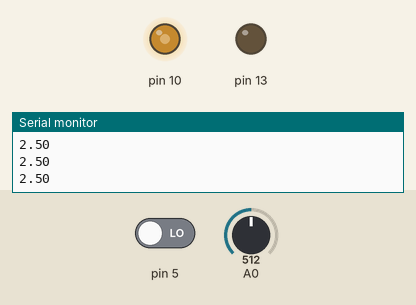
This sketch was run on a simulated Arduino Uno, built with avr-gcc and run on an emulated ATmega328P. On the bench: output pins drawn as LEDs (lit = HIGH), the last lines printed to the serial monitor. The inputs (shaded band) are chosen by the test bench; at power-on: pin 5 LOW, A0 = 512.

Above: at 1.2 s.
1.3 s: pin 5 driven HIGH
4.3 s: A0 set to 1006
7.3 s: A0 set to 1023
At 8.5 s:
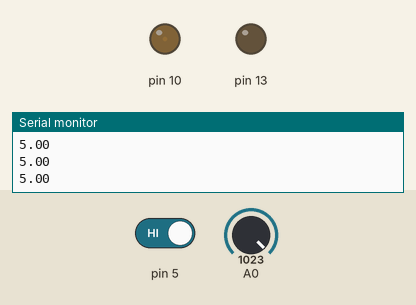
8.8 s: A0 set to 900
At 9.01 s:
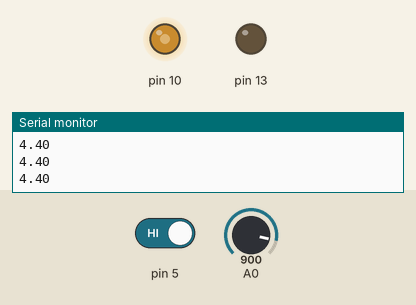
Timing chart, 0 to 12.8 s (numbered marks = the images above; inputs shaded):
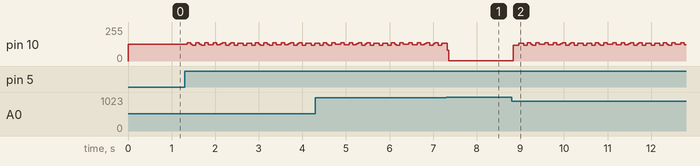

The sketch:

led_tests.ino
```cpp
void setup() {
  // put your setup code here, to run once:
  Serial.begin(9600);
  pinMode(10, OUTPUT);
  pinMode(13, OUTPUT);
  pinMode(5, INPUT);
}

void loop() {
  // put your main code here, to run repeatedly:

  // potentiometer-activated LED on pin 10
  int sensorValue = analogRead(A0);
  float x = sensorValue * (255.0 / 1023.0);
  float voltage = sensorValue * (5.0 / 1023.0);
  Serial.println(voltage); // for testing
  analogWrite(10, x);

  // button-activated LED on pin 13
  if (digitalRead(5)==1 and digitalRead(10)==LOW)
  {
    digitalWrite(10, HIGH); // turn the LED on
  }
  else if (digitalRead(5)==1 and digitalRead(10)==HIGH)
  {
    digitalWrite(10, LOW);    // turn the LED off
  }
}
```

Measured:
- the behaviour switches between 1022 and 1023 on A0 (found by bisection; images 0 and 1)
